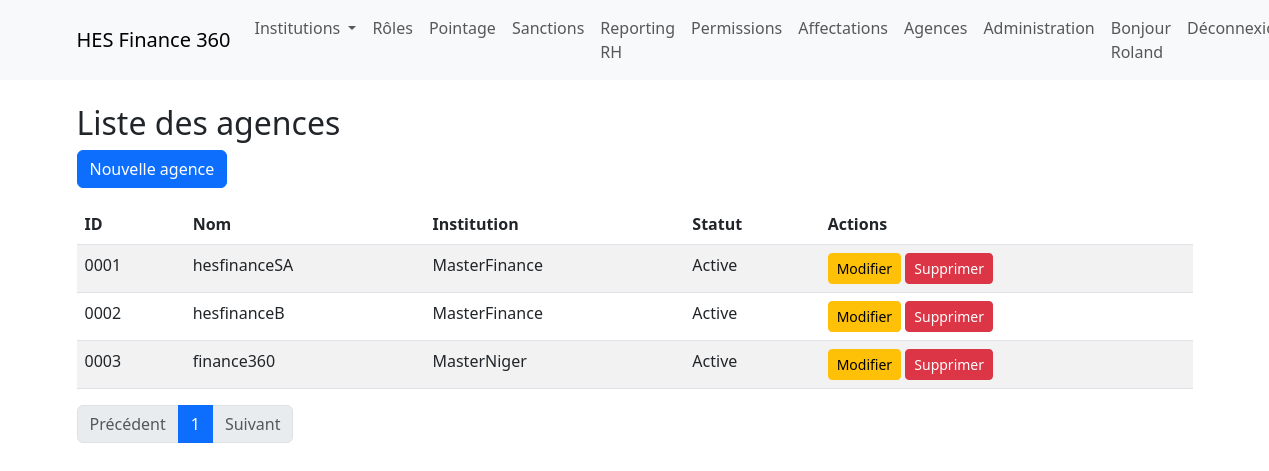
The page /agences/ (signed in) on the database its author committed.
### agences/models.py (models this page shows, shortened)
class Agence(models.Model):
    STATUT_CHOICES = [
        ('active', 'Active'),
        ('inactive', 'Inactive'),
    ]
    id = models.CharField(primary_key=True, max_length=10, editable=False)
    nom = models.CharField(max_length=255)
    adresse = models.TextField()
    telephone = models.CharField(max_length=20)
    email = models.EmailField()
    institution = models.ForeignKey(Institution, on_delete=models.CASCADE, related_name='agences')
    statut = models.CharField(max_length=10, choices=STATUT_CHOICES, default='active')

### institutions/models.py (models this page shows, shortened)
class Institution(models.Model):
    class Meta:
        app_label = 'institutions'
    STATUT_CHOICES = [
        ('actif', 'Actif'),
        ('suspendu', 'Suspendu'),
    ]
    code_institution = models.CharField(max_length=20, unique=True, editable=False, blank=True)
    nom = models.CharField(max_length=255)
    adresse = models.TextField(blank=True, null=True)
    telephone = models.CharField(max_length=20, blank=True, null=True)
    email = models.EmailField(blank=True, null=True)
    pays = models.CharField(max_length=100)
    ville = models.CharField(max_length=100)
    indicatif_pays = models.CharField(max_length=10)
    statut = models.CharField(max_length=10, choices=STATUT_CHOICES, default='actif')
    date_creation = models.DateTimeField(auto_now_add=True)

### agences/views.py (the view)
# urls.py: path('', views.liste_agences, name='liste_agences'),
@login_required
def liste_agences(request):
    user = request.user
    agences = Agence.objects.all()
    if hasattr(user, 'institution'):
        agences = agences.filter(institution=user.institution)
    paginator = Paginator(agences, 10)
    page_number = request.GET.get('page')
    page_obj = paginator.get_page(page_number)
    return render(request, 'agences/agence_list.html', {'page_obj': page_obj})

### agences/templates/agences/agence_list.html
{% extends 'base.html' %}
{% load static %}
{% block content %}
<div class="container mt-4">
    <h2>Liste des agences</h2>
    <a href="{% url 'creer_agence' %}" class="btn btn-primary mb-3">Nouvelle agence</a>
    <div class="table-responsive">
        <table class="table table-striped table-hover">
            <thead class="thead-dark">
                <tr>
                    <th>ID</th>
                    <th>Nom</th>
                    <th>Institution</th>
                    <th>Statut</th>
                    <th>Actions</th>
                </tr>
            </thead>
            <tbody>
                {% for agence in page_obj %}
                <tr>
                    <td>{{ agence.id }}</td>
                    <td>{{ agence.nom }}</td>
                    <td>{{ agence.institution.nom }}</td>
                    <td>{{ agence.get_statut_display }}</td>
                    <td>
                        <a href="{% url 'modifier_agence' agence.id %}" class="btn btn-sm btn-warning">Modifier</a>
                        <a href="{% url 'supprimer_agence' agence.id %}" class="btn btn-sm btn-danger">Supprimer</a>
                    </td>
                </tr>
                {% empty %}
                <tr><td colspan="5">Aucune agence trouvée.</td></tr>
                {% endfor %}
            </tbody>
        </table>
    </div>
    <nav>
      <ul class="pagination">
        {% if page_obj.has_previous %}
          <li class="page-item"><a class="page-link" href="?page={{ page_obj.previous_page_number }}">Précédent</a></li>
        {% else %}
          <li class="page-item disabled"><span class="page-link">Précédent</span></li>
        {% endif %}
        <li class="page-item active"><span class="page-link">{{ page_obj.number }}</span></li>
        {% if page_obj.has_next %}
          <li class="page-item"><a class="page-link" href="?page={{ page_obj.next_page_number }}">Suivant</a></li>
        {% else %}
          <li class="page-item disabled"><span class="page-link">Suivant</span></li>
        {% endif %}
      </ul>
    </nav>
</div>
{% endblock %}

### templates/base.html (shortened to what this page needs)
<!DOCTYPE html>
<html lang="fr">
<head>
    <link href="https://cdn.jsdelivr.net/npm/bootstrap@5.3.0/dist/css/bootstrap.min.css" rel="stylesheet">
</head>
<body>
    <nav class="navbar navbar-expand-lg navbar-light bg-light mb-4">
      <div class="container">
        <a class="navbar-brand" href="{% url 'institution_list' %}">HES Finance 360</a>
        <div class="collapse navbar-collapse">
          {% if user.is_authenticated %}
          <ul class="navbar-nav me-auto">
            <li class="nav-item dropdown">
              <a class="nav-link dropdown-toggle" href="#" id="navbarDropdown" role="button" data-bs-toggle="dropdown" aria-expanded="false">
                Institutions
              </a>
            </li>
            <li class="nav-item"><a class="nav-link" href="{% url 'roles_list' %}">Rôles</a></li>
            <li class="nav-item"><a class="nav-link" href="{% url 'pointages_list' %}">Pointage</a></li>
            <li class="nav-item"><a class="nav-link" href="{% url 'sanctions_list' %}">Sanctions</a></li>
<li class="nav-item"><a class="nav-link" href="{% url 'reporting_rh' %}">Reporting RH</a></li>
            <li class="nav-item"><a class="nav-link" href="{% url 'permissions_list' %}">Permissions</a></li>
            <li class="nav-item"><a class="nav-link" href="{% url 'affectations_list' %}">Affectations</a></li>
            <li class="nav-item"><a class="nav-link" href="/agences/">Agences</a></li>
            <li class="nav-item"><a class="nav-link" href="/admin/">Administration</a></li>
          </ul>
          <ul class="navbar-nav ms-auto">
            <li class="nav-item"><span class="nav-link">Bonjour {{ user.username }}</span></li>
            <li class="nav-item"><a class="nav-link" href="/admin/logout/">Déconnexion</a></li>
          </ul>
          {% else %}
          <ul class="navbar-nav ms-auto">
            <li class="nav-item"><a class="nav-link" href="/admin/login/">Connexion</a></li>
          </ul>
          {% endif %}
        </div>
      </div>
    </nav>
    {% block content %}{% endblock %}
</body>
</html>

### rows shown on the page
Agence: id "0001", nom "hesfinanceSA", institution.nom "MasterFinance", statut "Active"
Agence: id "0002", nom "hesfinanceB", institution.nom "MasterFinance", statut "Active"
Agence: id "0003", nom "finance360", institution.nom "MasterNiger", statut "Active"

### other values the page prints
{{ user.username }} "Roland"
{{ page_obj.number }} "1"
